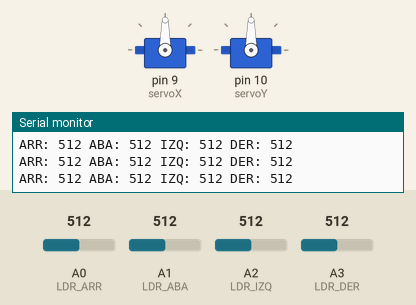
This sketch was run on a simulated Arduino Uno, built with avr-gcc and run on an emulated ATmega328P. Shown: 2 × servo, the last lines printed to the serial monitor. Inputs (shaded band) come from the test bench; at power-on: A0 (LDR_ARR) = 512, A1 (LDR_ABA) = 512, A2 (LDR_IZQ) = 512, A3 (LDR_DER) = 512.

Above: at 1.2 s.
1.3 s: A0 (LDR_ARR) set to 551
2.8 s: A0 (LDR_ARR) set to 579
At 4.63 s:
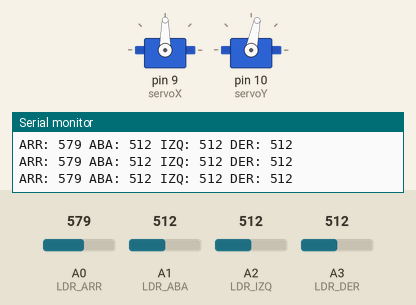
5.8 s: A1 (LDR_ABA) set to 30
At 7.8 s:
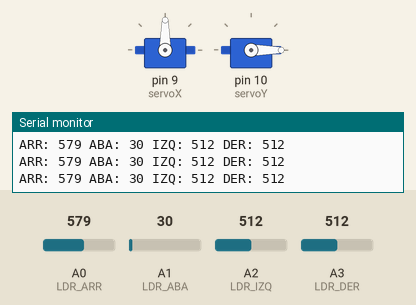
8.8 s: A2 (LDR_IZQ) set to 552
10.3 s: A2 (LDR_IZQ) set to 569
At 13.2 s:
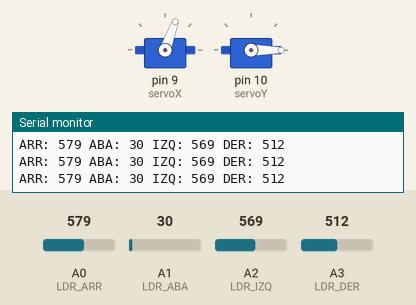
13.3 s: A3 (LDR_DER) set to 526
At 14.3 s:
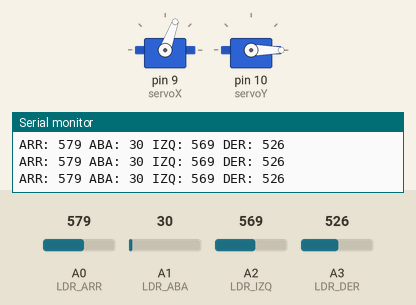
Timing chart, 0 to 15.8 s (numbered marks = the images above; inputs shaded):
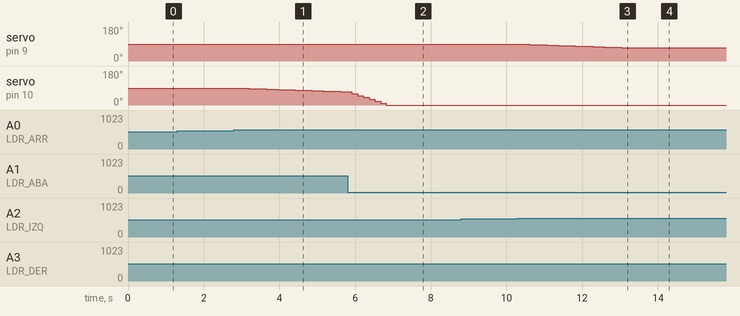

Measured:
- the behaviour switches between 561 and 562 on A0 (LDR_ARR) (found by bisection; images 0 and 1)
- the behaviour switches between 561 and 562 on A2 (LDR_IZQ) (found by bisection; images 2 and 3)
- after the input at 2.8 s, servo on pin 10 (servoY): moves from 90° to 70° over 2.9 s, starting after 0.09 s
- after the input at 10.3 s, servo on pin 9 (servoX): moves from 90° to 70° over 2.9 s, starting at once
- after the input at 13.3 s, servo on pin 9 (servoX): stays 70° (without the input it goes to 69° after 0.03 s)

The sketch:

star_tracker.ino
```cpp
#include <Servo.h>

Servo servoX;
Servo servoY;

// Pines de los LDR
const int LDR_ARR = A0;
const int LDR_ABA = A1;
const int LDR_IZQ = A2;
const int LDR_DER = A3;

// Posición inicial de los servos
int posX = 90;
int posY = 90;

void setup() {
  Serial.begin(9600);
  servoX.attach(9);   // Servo horizontal
  servoY.attach(10);  // Servo vertical

  servoX.write(posX);
  servoY.write(posY);

  Serial.println("Rastreador de estrellas simulado iniciado");
}

void loop() {
  // Leer los valores de los sensores LDR
  int arriba = analogRead(LDR_ARR);
  int abajo  = analogRead(LDR_ABA);
  int izquierda = analogRead(LDR_IZQ);
  int derecha   = analogRead(LDR_DER);

  // Mostrar los valores por monitor serial
  Serial.print("ARR: "); Serial.print(arriba);
  Serial.print(" ABA: "); Serial.print(abajo);
  Serial.print(" IZQ: "); Serial.print(izquierda);
  Serial.print(" DER: "); Serial.println(derecha);

  // Calcular promedios de los ejes
  int vertical = arriba - abajo;
  int horizontal = izquierda - derecha;

  // Sensibilidad (ajústala según qué tan rápido quieres que se muevan)
  float K = 0.02;

  // Si hay una diferencia considerable, mover el servo
  if (abs(horizontal) > 30) {
    posX = posX + (int)(-horizontal * K);
    posX = constrain(posX, 0, 180);
    servoX.write(posX);
  }

  if (abs(vertical) > 30) {
    posY = posY + (int)(-vertical * K);
    posY = constrain(posY, 0, 180);
    servoY.write(posY);
  }

  delay(150);
}
```
